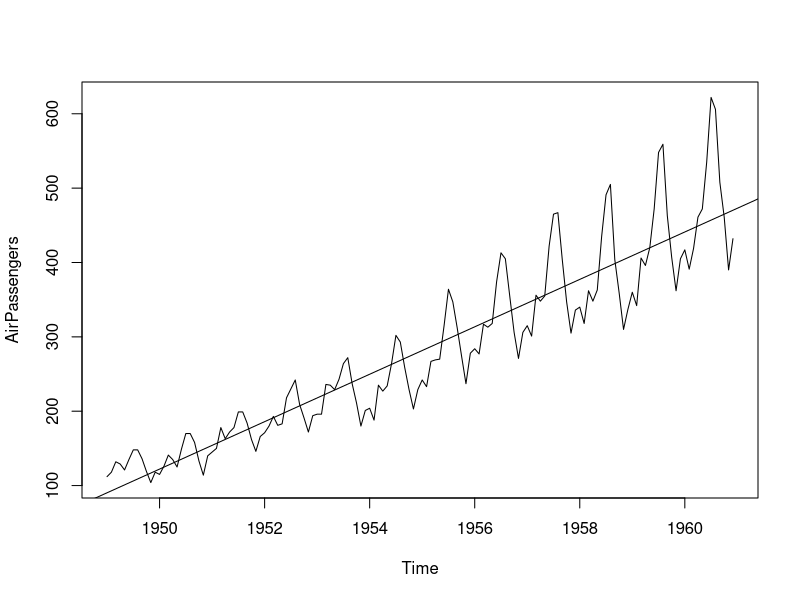
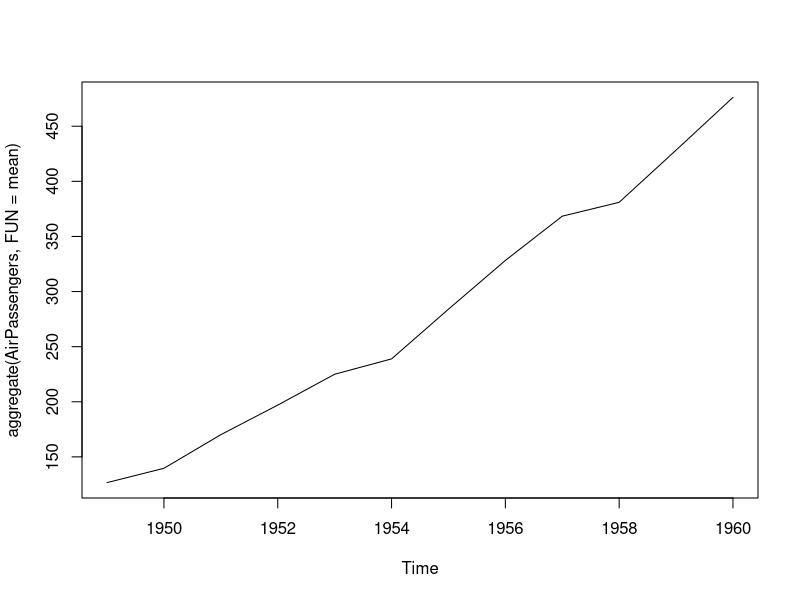
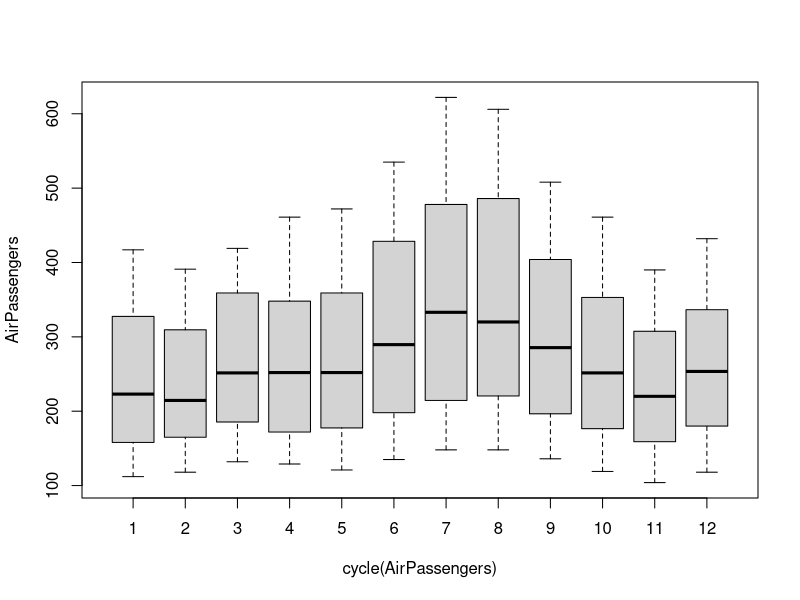
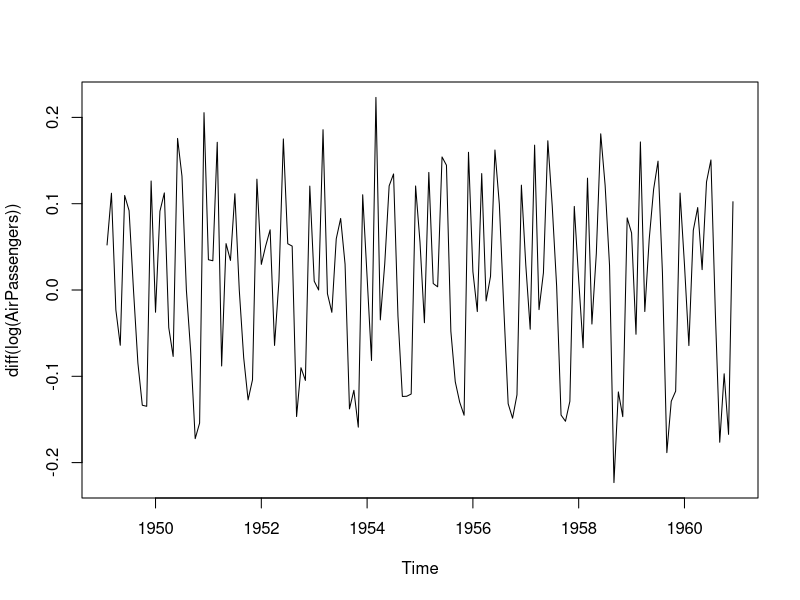
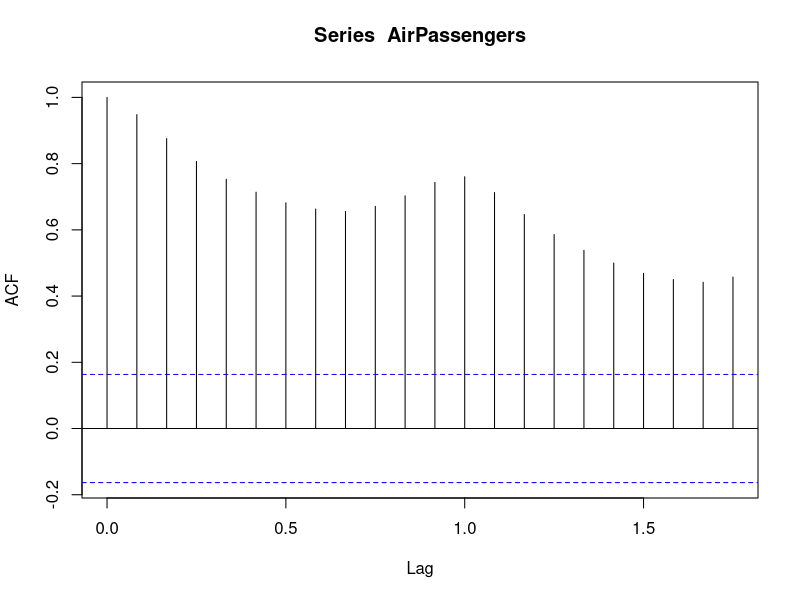
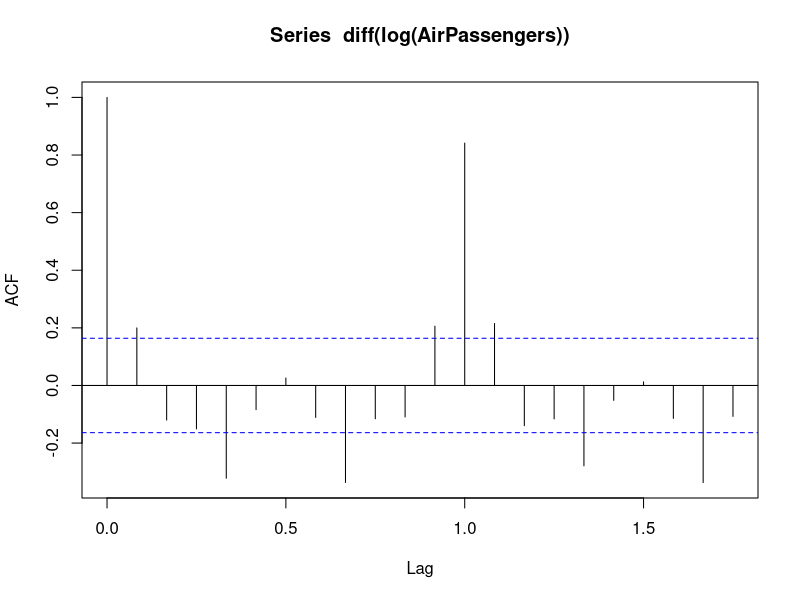
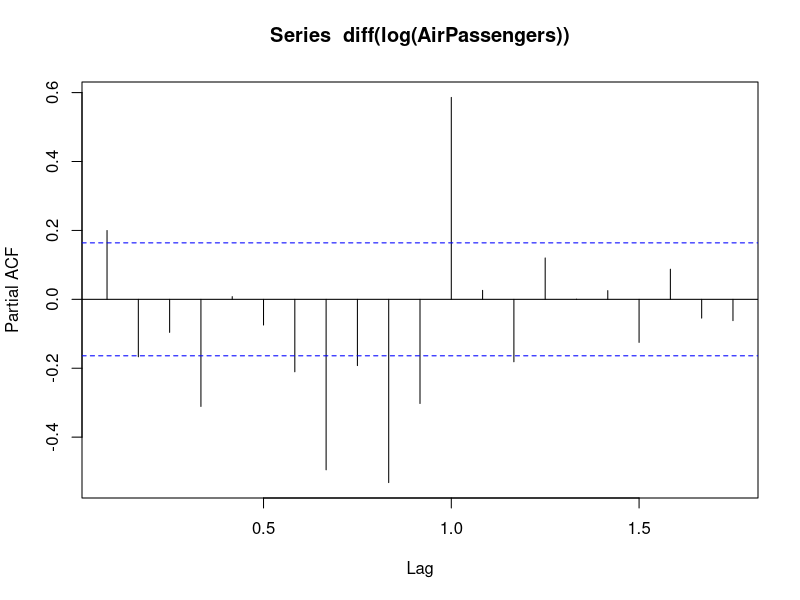
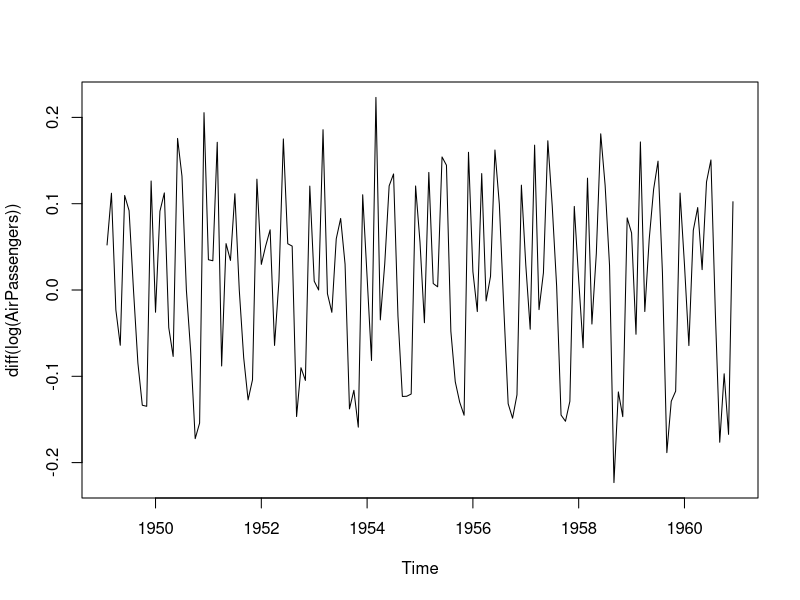

Reproduce these figures in R, in order.
# time series analysis and prediction 
# we used the inbuilt data set Air passengers
plot(AirPassengers)
abline(reg=lm(AirPassengers~time(AirPassengers)))
#general trend data
plot(aggregate(AirPassengers,FUN=mean))
start(AirPassengers)
end(AirPassengers)
summary(AirPassengers)
frequency(AirPassengers)
# to find out months vs air passengers in 11 years
boxplot(AirPassengers~cycle(AirPassengers))
#convert the time series to a stationery model 
#apply the log function then it makes the variance equal
plot(diff(log(AirPassengers)))
library(tseries)
acf(AirPassengers)
#ARIMA MODELLING 
# AR I MA 
#p d q
acf(diff(log(AirPassengers))) # used to calculate q

pacf(diff(log(AirPassengers))) # detreminse the values of p

plot(diff(log(AirPassengers)))

# the value of d is determined by the number of differentiations performed 

fit <- arima(log(AirPassengers),c(0,1,1),seasonal = list(order=c(0,1,1),period=12))
pred <- predict(fit,n.ahead=10*12)
predicted <- 2.718^pred$pred
predicted
pred
#plot the predicted value as well 
ts.plot(AirPassengers,2.718^pred$pred,log="y",lty=c(1,3))
# test the model 
datawide <- ts(AirPassengers,frequency = 12 , start=c(1949,1),end=c(1959,12))
fit <- arima(log(AirPassengers),c(0,1,1),seasonal = list(order = c(0,1,1),period = 12))
pred <- predict(fit,n.ahead = 10*12)
predicted <- 2.718^pred$pred
data1 <- head(predicted,12)
predicted19 <- round(data1,digits=0)
origianl <- tail(AirPassengers,12)
ts.plot(AirPassengers,2.718^pred$pred,log="y",lty=c(1,3))



